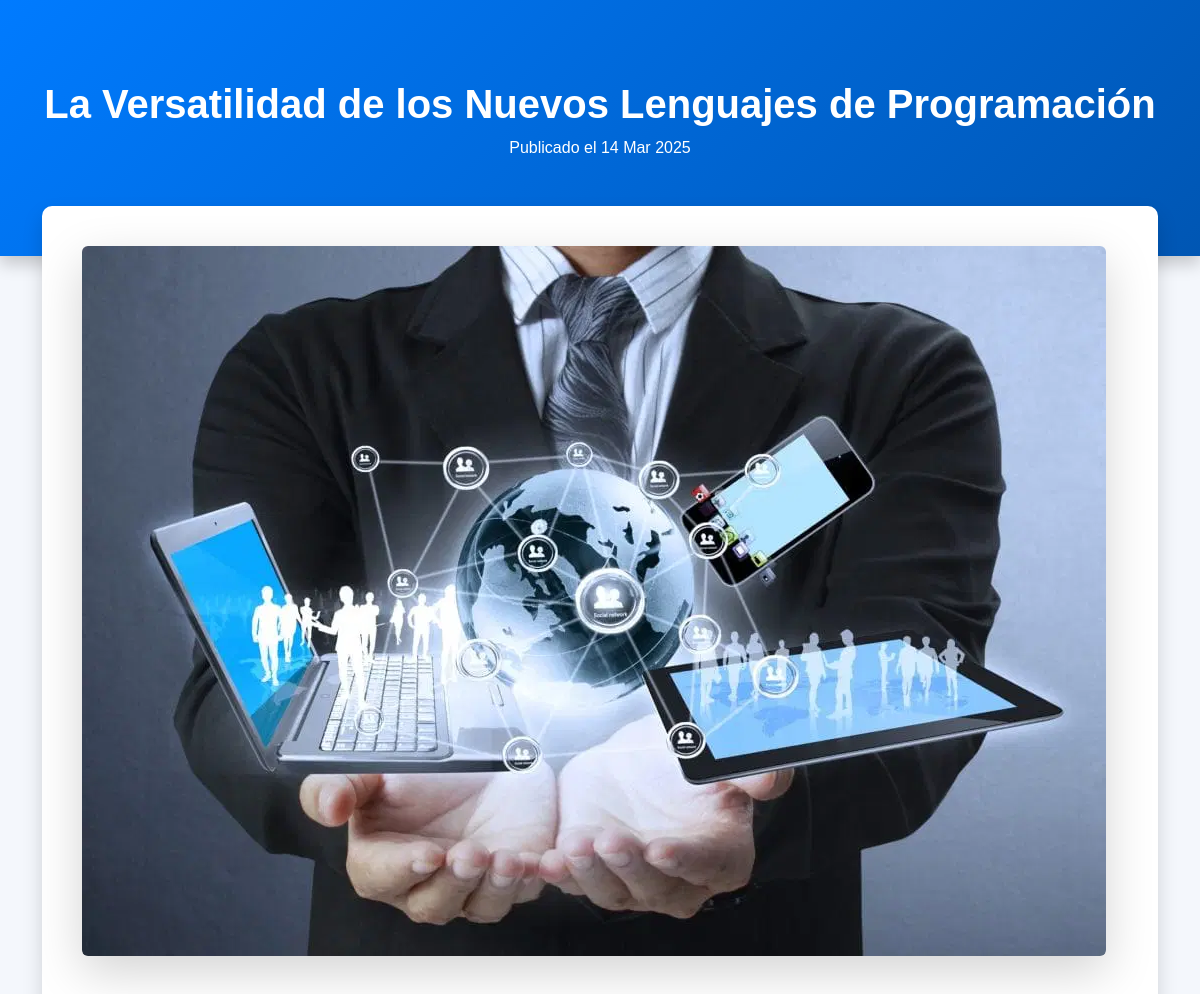
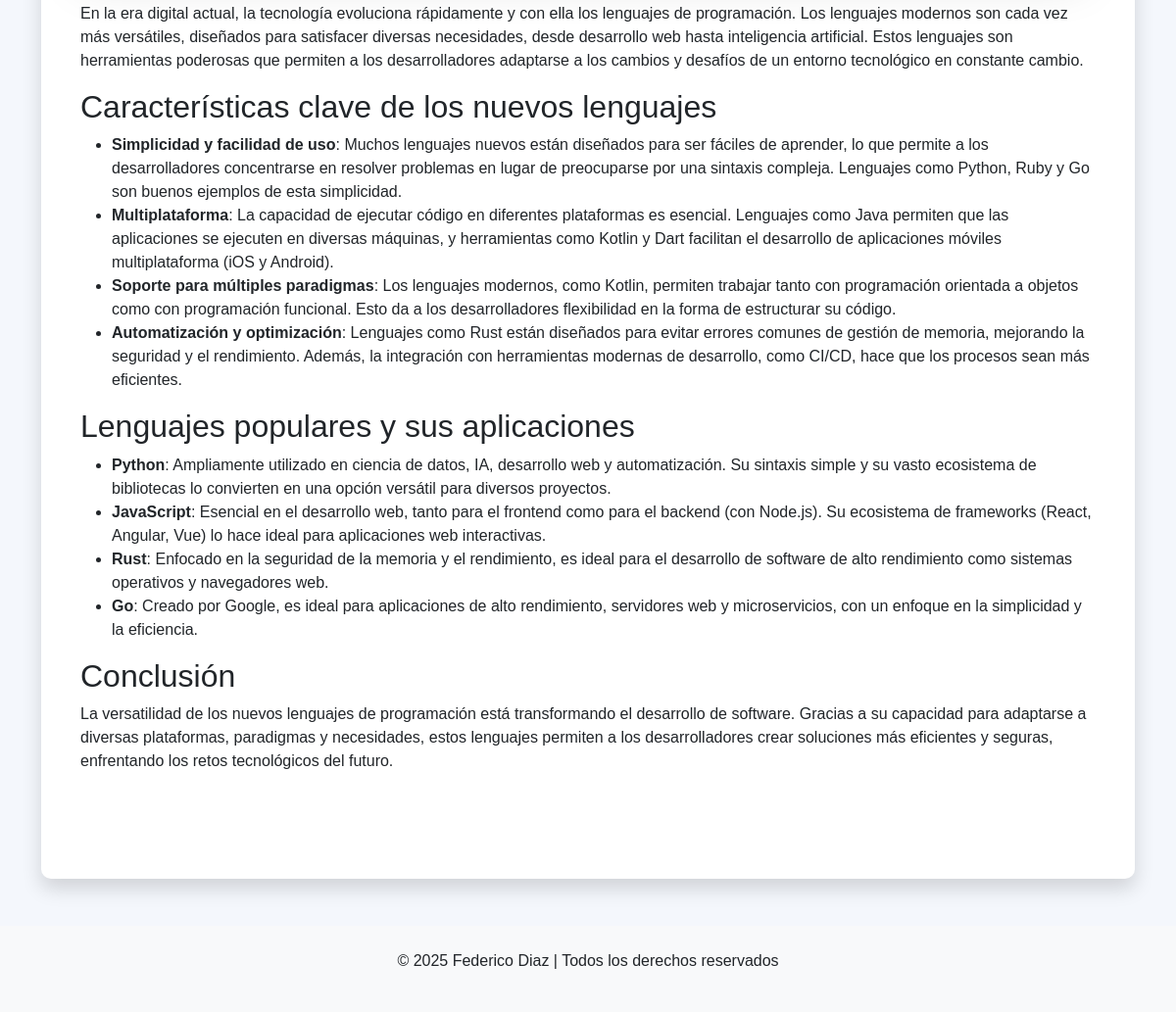
Page /blog/1/ on the committed database (2 pictures, top to bottom).
### my_site/models.py (models this page shows, shortened)
class BlogPost(models.Model):
    titulo = models.CharField(max_length=200)
    excerpt = models.TextField()  # Breve descripción del artículo
    contenido = models.TextField()
    imagen = models.ImageField(upload_to='blog_images/', blank=True, null=True)
    fecha_publicacion = models.DateTimeField(auto_now_add=True)

### my_site/views.py (the view)
# urls.py: path('blog/<int:blog_id>/', views.blog_detail, name='blog-detail'),
def blog_detail(request, blog_id):
    articulo = get_object_or_404(BlogPost, id=blog_id)
    return render(request, 'blog_detail.html', {'articulo': articulo})

### my_site/templates/blog_detail.html (shortened to what this page needs)
<!DOCTYPE html>
<html lang="es">
  <head>
    <link
      href="https://cdn.jsdelivr.net/npm/bootstrap@5.3.0/dist/css/bootstrap.min.css"
      rel="stylesheet"
    />
    <link
      rel="stylesheet"
      href="https://cdnjs.cloudflare.com/ajax/libs/aos/2.3.4/aos.css"
    />
  </head>
  <body>
    <header class="blog-header" data-aos="fade-down">
      <h1>{{ articulo.titulo }}</h1>
      <p data-aos="fade-up">
        Publicado el {{ articulo.fecha_publicacion|date:"d M Y" }}
      </p>
    </header>
    <div class="container">
      <div class="blog-content" data-aos="zoom-in">
        {% if articulo.imagen %}
        <img
          src="{{ articulo.imagen.url }}"
          class="img-fluid rounded mb-4 shadow-lg"
          alt="{{ articulo.titulo }}"
          data-aos="fade-up"
        />
        {% endif %}
        <p data-aos="fade-left">{{ articulo.contenido|safe }}</p>
        <a href="/blog/" class="btn btn-primary mt-3" data-aos="flip-left"
          >Volver al Blog</a
        >
      </div>
    </div>
    <footer class="text-center mt-5 py-4 bg-light">
      <p>&copy; 2025 Federico Diaz | Todos los derechos reservados</p>
    </footer>
  </body>
</html>

### my_site/templates/blog_detail.html (style rules this page uses)
body { background-color: #f4f7fc; font-family: "Poppins", sans-serif; }
.blog-header { background: linear-gradient(135deg, #007bff, #0056b3); color: white; padding: 80px 0; text-align: center; box-shadow: 0 8px 16px rgba(0, 0, 0, 0.2); }
.blog-header h1 { font-weight: 700; }
.blog-content { background: white; padding: 40px; border-radius: 10px; box-shadow: 0 10px 20px rgba(0, 0, 0, 0.15); margin-top: -50px; transition: transform 0.3s ease-in-out, box-shadow 0.3s ease-in-out; }
.btn-primary { background-color: #007bff; border: none; transition: background-color 0.3s ease-in-out; }

### rows in the picture
BlogPost: titulo "La Versatilidad de los Nuevos Lenguajes de Programación", fecha_publicacion "14 Mar 2025", imagen (picture), contenido "En la era digital actual, la tecnología evoluciona rápidamente y con ella los lenguajes de programación. Los lenguajes modernos son cada vez más versátiles, diseñados para satisfacer diversas necesidades, desde desarrollo web hasta inteligencia artificial. Estos lenguajes son herramientas poderosas que permiten a los desarrolladores adaptarse a los cambios y desafíos de un entorno tecnológico en constante cambio. Características clave de los nuevos lenguajes Simplicidad y facilidad de uso : Muchos lenguajes nuevos están diseñados para ser fáciles de aprender, lo que permite a los desarrolladores concentrarse en resolver problemas en lugar de preocuparse por una sintaxis compleja. Lenguajes…"
